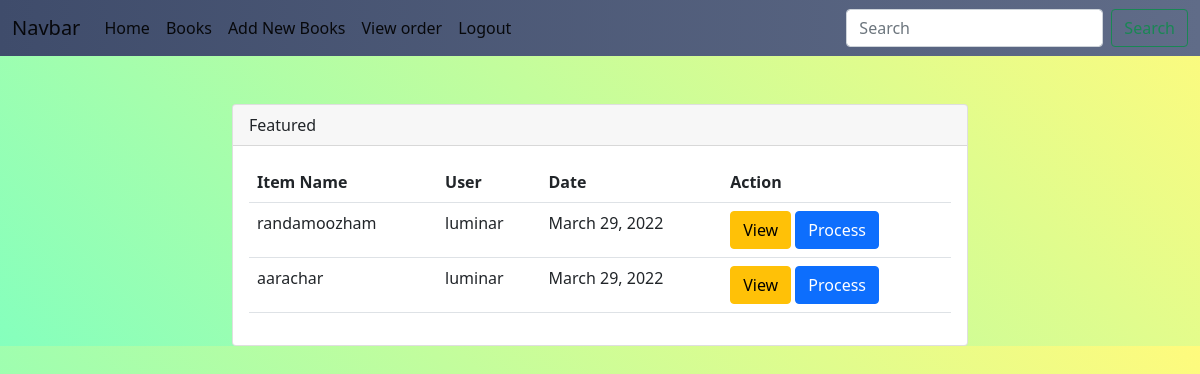
Screenshot of /owner/dashboard with the database file from the repository.
### customer/models.py (models this page shows)
class Orders(models.Model):
    user = models.ForeignKey(User, on_delete=models.CASCADE)
    item = models.ForeignKey(Books, on_delete=models.CASCADE)
    date = models.DateField(auto_now_add=True, null=True)
    address = models.CharField(max_length=250)
    option = (
        ("orderplaced", "orderplaced"),
        ("dispatched", "dispatched"),
        ("cancel", "cancel"),
        ("intransit", "intransit"),
        ("delivered", "delivered"),
    )
    status = models.CharField(max_length=120, choices=option, default="orderplaced")
    expected_delivery_date = models.DateField(null=True)

### owner/models.py (models this page shows, shortened)
class Books(models.Model):
    book_name = models.CharField(max_length=120, unique=True)
    author = models.CharField(max_length=120)
    price = models.PositiveIntegerField(default=50)
    copies = models.PositiveIntegerField(default=50)
    active_status = models.BooleanField(default=True)
    images = models.ImageField(upload_to="image", null=True, blank=True)

### owner/views.py (the view)
# urls.py: path("dashboard",views.OwnerDashBoard.as_view(),name="dashborad"),
class OwnerDashBoard(ListView):
    model = Orders
    template_name = "dashboard.html"
    def get(self,request,*args,**kwargs):
        new_order=self.model.objects.filter(status="orderplaced")
        context={"orders":new_order}
        return render(request,self.template_name,context)

### owner/templates/dashboard.html
{%extends 'base.html'%}
{%block body_block%}
<div class="row">
    <div class="col-2"></div>
    <div class="col-8 mt-5" >
        <div class="card">
            <div class="card-header">
                Featured
            </div>
            <div class="card-body">
                <table class="table" >
                    <tr>
                        <th>Item Name</th>
                        <th> User</th>
                        <th>Date</th>
                        <th>Action</th>
                    </tr>
                    {%for order in orders%}
                    <tr>
                        <td>{{order.item.book_name}}</td>
                        <td>{{order.user}}</td>
                        <td>{{order.date}}</td>
                        <td>
                            <a href="{%url 'viewdetail' order.id%}"class="btn btn-warning">View</a>
                            <a href="{%url 'process' order.id%}"class="btn btn-primary">Process</a>
                        </td>
                    </tr>
                    {%endfor%}
                </table>
            </div>
        </div>
    </div>
    <div class="col-2"></div>
</div>
{%endblock%}

### owner/static/css/style.css (style rules this page uses)
.color { background-color: #85FFBD; background-image: linear-gradient(45deg, #85FFBD 0%, #FFFB7D 100%); }

### rows the page displays
Orders: item.book_name "randamoozham", user "luminar", date "March 29, 2022"
Orders: item.book_name "aarachar", user "luminar", date "March 29, 2022"
